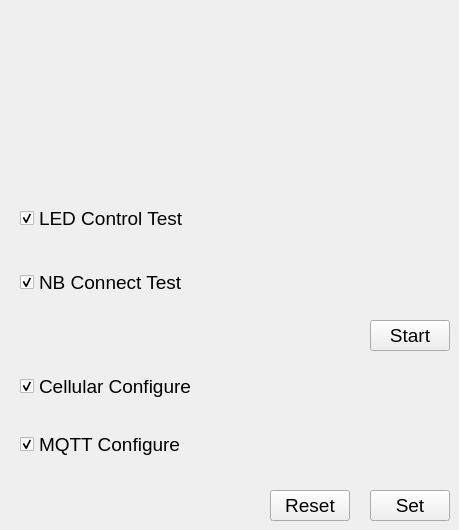
    <widget class="QWidget" name="tab_2">
     <attribute name="title">
      <string>sl102</string>
     </attribute>
     <widget class="QWidget" name="layoutWidget_2">
      <property name="geometry">
       <rect>
        <x>20</x>
        <y>360</y>
        <width>391</width>
        <height>111</height>
       </rect>
      </property>
      <layout class="QVBoxLayout" name="verticalLayout_6">
       <item>
        <layout class="QHBoxLayout" name="horizontalLayout_24">
         <item>
          <widget class="QCheckBox" name="cellularSl102CheckBox">
           <property name="enabled">
            <bool>true</bool>
           </property>
           <property name="font">
            <font>
             <family>Arial</family>
             <pointsize>14</pointsize>
            </font>
           </property>
           <property name="text">
            <string>Cellular Configure</string>
           </property>
           <property name="checkable">
            <bool>true</bool>
           </property>
           <property name="checked">
            <bool>true</bool>
           </property>
          </widget>
         </item>
         <item>
          <widget class="QLabel" name="cellularSl102Label">
           <property name="text">
            <string/>
           </property>
          </widget>
         </item>
        </layout>
       </item>
       <item>
        <layout class="QHBoxLayout" name="horizontalLayout_27">
         <item>
          <widget class="QCheckBox" name="mqttSl102CheckBox">
           <property name="enabled">
            <bool>true</bool>
           </property>
           <property name="minimumSize">
            <size>
             <width>109</width>
             <height>0</height>
            </size>
           </property>
           <property name="font">
            <font>
             <family>Arial</family>
             <pointsize>14</pointsize>
            </font>
           </property>
           <property name="text">
            <string>MQTT Configure</string>
           </property>
           <property name="checked">
            <bool>true</bool>
           </property>
          </widget>
         </item>
         <item>
          <widget class="QLabel" name="mqttSl102Label">
           <property name="text">
            <string/>
           </property>
          </widget>
         </item>
        </layout>
       </item>
      </layout>
     </widget>
     <widget class="QPushButton" name="functionSl102StartPushButton">
      <property name="geometry">
       <rect>
        <x>370</x>
        <y>320</y>
        <width>80</width>
        <height>31</height>
       </rect>
      </property>
      <property name="font">
       <font>
        <family>Arial</family>
        <pointsize>14</pointsize>
       </font>
      </property>
      <property name="text">
       <string>Start</string>
      </property>
     </widget>
     <widget class="QPushButton" name="setPushButton">
      <property name="geometry">
       <rect>
        <x>370</x>
        <y>490</y>
        <width>80</width>
        <height>31</height>
       </rect>
      </property>
      <property name="font">
       <font>
        <family>Arial</family>
        <pointsize>14</pointsize>
       </font>
      </property>
      <property name="text">
       <string>Set</string>
      </property>
     </widget>
     <widget class="QWidget" name="layoutWidget">
      <property name="geometry">
       <rect>
        <x>20</x>
        <y>190</y>
        <width>391</width>
        <height>121</height>
       </rect>
      </property>
      <layout class="QVBoxLayout" name="verticalLayout_5">
       <item>
        <layout class="QHBoxLayout" name="horizontalLayout_29">
         <item>
          <widget class="QCheckBox" name="ledControlSl102CheckBox">
           <property name="enabled">
            <bool>true</bool>
           </property>
           <property name="minimumSize">
            <size>
             <width>109</width>
             <height>0</height>
            </size>
           </property>
           <property name="font">
            <font>
             <family>Arial</family>
             <pointsize>14</pointsize>
            </font>
           </property>
           <property name="text">
            <string>LED Control Test</string>
           </property>
           <property name="checked">
            <bool>true</bool>
           </property>
          </widget>
         </item>
         <item>
          <widget class="QLabel" name="ledControlSl102Label">
           <property name="text">
            <string/>
           </property>
          </widget>
         </item>
        </layout>
       </item>
       <item>
        <layout class="QHBoxLayout" name="horizontalLayout_28">
         <item>
          <widget class="QCheckBox" name="nbConnectSl102CheckBox">
           <property name="enabled">
            <bool>true</bool>
           </property>
           <property name="minimumSize">
            <size>
             <width>109</width>
             <height>0</height>
            </size>
           </property>
           <property name="font">
            <font>
             <family>Arial</family>
             <pointsize>14</pointsize>
            </font>
           </property>
           <property name="text">
            <string>NB Connect Test</string>
           </property>
           <property name="checked">
            <bool>true</bool>
           </property>
          </widget>
         </item>
         <item>
          <widget class="QLabel" name="nbConnectSl102Label">
           <property name="text">
            <string/>
           </property>
          </widget>
         </item>
        </layout>
       </item>
      </layout>
     </widget>
     <widget class="QPushButton" name="resetSL102PushButton">
      <property name="geometry">
       <rect>
        <x>270</x>
        <y>490</y>
        <width>80</width>
        <height>31</height>
       </rect>
      </property>
      <property name="font">
       <font>
        <family>Arial</family>
        <pointsize>14</pointsize>
       </font>
      </property>
      <property name="text">
       <string>Reset</string>
      </property>
     </widget>
    </widget>
